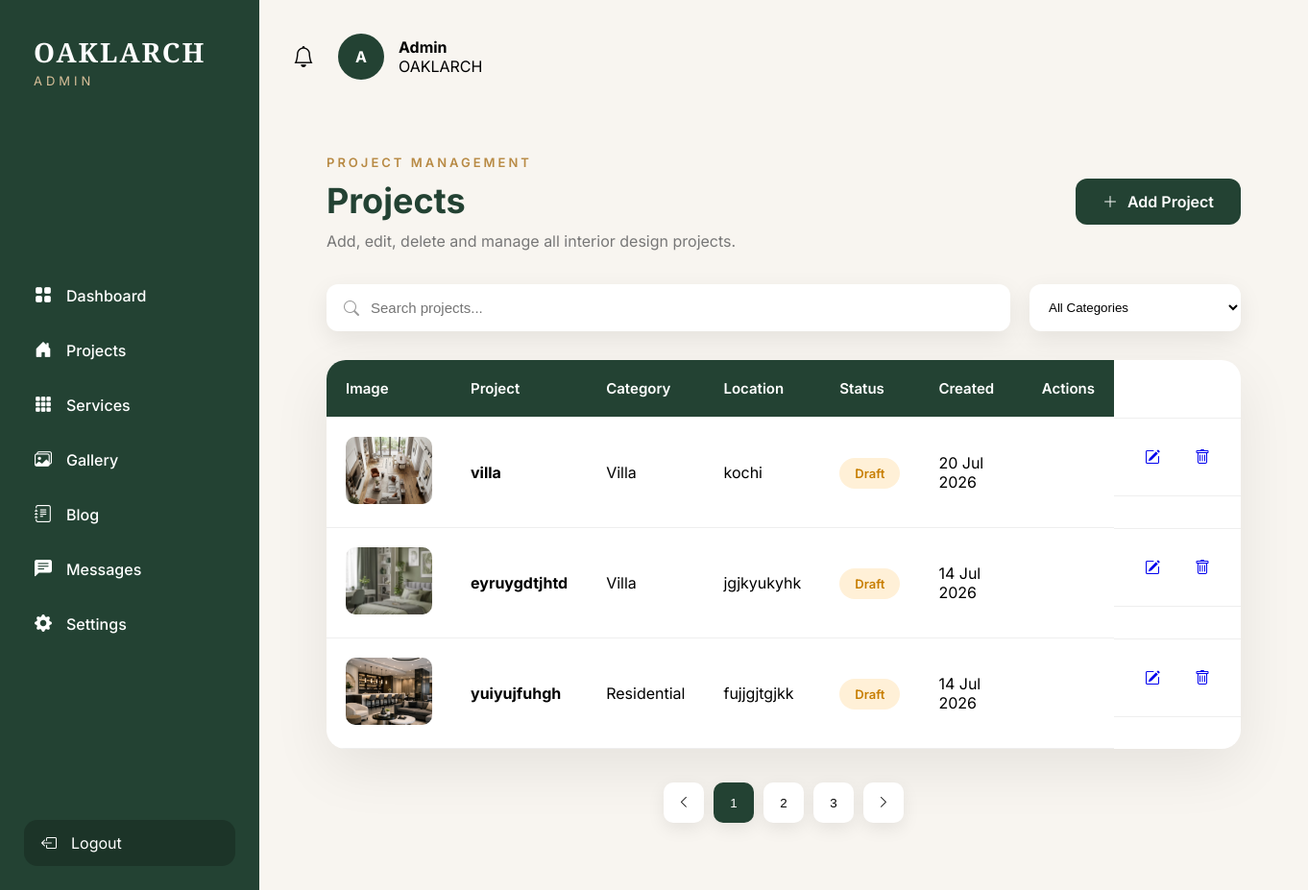
Screenshot of /dashboard/projects/ with the database file from the repository.
### projects/models.py (models this page shows, shortened)
class Project(models.Model):
    CATEGORY = [
        ("Residential","Residential"),
        ("Commercial","Commercial"),
        ("Villa","Villa"),
    ]
    title = models.CharField(max_length=200)
    category = models.CharField(max_length=50, choices=CATEGORY)
    location = models.CharField(max_length=100)
    description = models.TextField()
    cover_image = models.ImageField(upload_to="projects/")
    created_at = models.DateTimeField(auto_now_add=True)

### dashboard/views.py (the view)
# urls.py: path("projects/",views.dashboard_projects,name="dashboard_projects"),
def dashboard_projects(request):
    projects = Project.objects.all().order_by("-created_at")
    context = {
        "projects": projects
    }
    return render(
        request,
        "dashboard/dashboard_projects.html",
        context
    )

### dashboard/templates/dashboard/dashboard_projects.html (shortened to what this page needs)
{% extends 'dashboard/base.html' %}
{% load static %}
{% block css %}
<link rel="stylesheet" href="{% static 'dashboard/css/dashboard_projects.css' %}">
{% endblock %}
{% block content %}
<div class="projects-page">
    <div class="page-header">
        <div>
            <span class="page-tag">
                PROJECT MANAGEMENT
            </span>
            <h1>
                Projects
            </h1>
            <p>
                Add, edit, delete and manage all interior design projects.
            </p>
        </div>
        <a href="{% url 'add_project' %}" class="add-project-btn">
            <i class="bi bi-plus-lg"></i>
            Add Project
        </a>
    </div>
    <div class="toolbar">
        <div class="search-box">
            <i class="bi bi-search"></i>
            <input
                type="text"
                placeholder="Search projects..."
            >
        </div>
        <select>
            <option>All Categories</option>
        </select>
    </div>
    <div class="table-wrapper">
        <table>
            <thead>
                <tr>
                    <th>Image</th>
                    <th>Project</th>
                    <th>Category</th>
                    <th>Location</th>
                    <th>Status</th>
                    <th>Created</th>
                    <th>Actions</th>
                </tr>
            </thead>
            <tbody>
            {% for project in projects %}
                <tr>
                    <td>
                        <img
                            src="projects/{{ project.cover_image.url }}"
                            class="project-image"
                            alt="{{ project.title }}"
                        >
                    </td>
                    <td>
                        <strong>
                            {{ project.title }}
                        </strong>
                    </td>
                    <td>
                        {{ project.category }}
                    </td>
                    <td>
                        {{ project.location }}
                    </td>
                    <td>
                        {% if project.status %}
                        <span class="status published">
                            Published
                        </span>
                        {% else %}
                        <span class="status draft">
                            Draft
                        </span>
                        {% endif %}
                    </td>
                    <td>
                        {{ project.created_at|date:"d M Y" }}
                    </td>
                    <td>
                        <td class="action-buttons">
                            <a href="{% url 'edit_project' project.id %}" class="edit-btn">
                                <i class="bi bi-pencil-square"></i>
                            </a>
                            <a href="{% url 'delete_project' project.id %}"
                                class="delete-btn"
                                onclick="return confirm('Delete this project?');">
                                <i class="bi bi-trash"></i>
                            </a>
                        </td>
                    </td>
                </tr>
            {% endfor %}
            </tbody>
        </table>
    </div>
    <div class="pagination">
        <button>
            <i class="bi bi-chevron-left"></i>
        </button>
        <button class="active">
            1
        </button>
        <button>
            2
        </button>
        <button>
            3
        </button>
        <button>
            <i class="bi bi-chevron-right"></i>
        </button>
    </div>
</div>
{% endblock %}

### dashboard/static/dashboard/css/sidebar.css (style rules this page uses)
:root { --primary:#234233; --secondary:#C7A05A; --background:#F8F5F0; --white:#fff; --text:#222; --gray:#7A7A7A; }
* { margin:0; padding:0; box-sizing:border-box; }
body { font-family:"Inter",sans-serif; background:var(--background); }

### dashboard/static/dashboard/css/dashboard.css (style rules this page uses)
table { width:100%; border-collapse:collapse; }
th { text-align:left; padding:18px; color:#666; }
td { padding:18px; border-top:1px solid #eee; }

### dashboard/static/dashboard/css/dashboard_projects.css (style rules this page uses)
.projects-page { padding:35px; }
.page-header { display:flex; justify-content:space-between; align-items:center; margin-bottom:35px; gap:20px; }
.page-tag { display:inline-block; color:#B88A44; letter-spacing:3px; font-size:13px; font-weight:600; margin-bottom:10px; }
.page-header h1 { font-size:36px; color:#234233; margin-bottom:10px; }
.page-header p { color:#777; font-size:16px; }
.add-project-btn { display:flex; align-items:center; gap:10px; background:#234233; color:#fff; padding:14px 28px; border-radius:12px; text-decoration:none; font-weight:600; transition:.35s; }
.toolbar { display:flex; justify-content:space-between; align-items:center; gap:20px; margin-bottom:30px; }
.search-box { flex:1; display:flex; align-items:center; background:#fff; border-radius:12px; padding:0 18px; box-shadow:0 8px 25px rgba(0,0,0,.08); }
.search-box i { color:#999; margin-right:12px; }
.search-box input { width:100%; border:none; outline:none; padding:16px 0; font-size:15px; background:transparent; }
.toolbar select { width:220px; padding:16px; border:none; outline:none; border-radius:12px; background:#fff; box-shadow:0 8px 25px rgba(0,0,0,.08); cursor:pointer; }
.table-wrapper { background:#fff; border-radius:20px; overflow:hidden; box-shadow:0 20px 60px rgba(0,0,0,.08); }
table { width:100%; border-collapse:collapse; }
thead { background:#234233; }
thead th { color:#fff; padding:20px; text-align:left; font-size:15px; font-weight:600; }
tbody tr { transition:.3s; }
tbody td { padding:20px; border-bottom:1px solid #eee; vertical-align:middle; }
.project-image { width:90px; height:70px; object-fit:cover; border-radius:10px; }
.status { padding:8px 16px; border-radius:30px; font-size:13px; font-weight:600; }
.draft { background:#FFF0D7; color:#C77D00; }
.action-buttons { display:flex; gap:12px; }
.action-buttons a { width:40px; height:40px; display:flex; align-items:center; justify-content:center; border-radius:10px; text-decoration:none; transition:.35s; }
.pagination { margin-top:35px; display:flex; justify-content:center; gap:10px; }
.pagination button { width:42px; height:42px; border:none; border-radius:10px; background:#fff; cursor:pointer; box-shadow:0 6px 18px rgba(0,0,0,.08); transition:.35s; }
.pagination button:hover, .pagination button.active { background:#234233; color:#fff; }

### rows the page displays
Project: cover_image (picture), title "villa", category "Villa", location "kochi", created_at "20 Jul 2026"
Project: cover_image (picture), title "eyruygdtjhtd", category "Villa", location "jgjkyukyhk", created_at "14 Jul 2026"
Project: cover_image (picture), title "yuiyujfuhgh", category "Residential", location "fujjgjtgjkk", created_at "14 Jul 2026"
